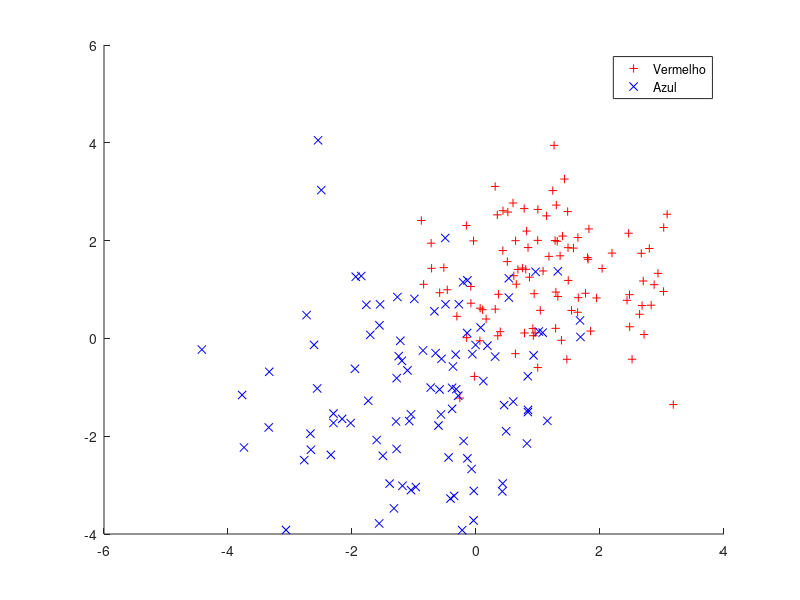

This chart was generated by the following MATLAB code: (Note: this script raises an error after producing the figure.)
training = [mvnrnd([ 1  1],   eye(2), 100); ...
            mvnrnd([-1 -1], 2*eye(2), 100)];
group = [repmat(1,100,1); repmat(2,100,1)];
gscatter(training(:,1),training(:,2),group,'rb','+x');
legend('Vermelho', 'Azul');
hold on;

sample = unifrnd(-5, 5, 100, 2);
% Classify the sample using the nearest neighbor classification
c = knnclassify(sample, training, group, 3);
gscatter(sample(:,1),sample(:,2),c,'mc'); hold on;
legend('Training group 1','Training group 2', ...
       'Data in group 1','Data in group 2');
hold off; 

%%%%%%%%%%%%%%%%

%# image size
sz = [25,42];

%# training images
numTrain = 200;
trainData = zeros(numTrain,prod(sz));
for i=1:numTrain
    img = imread( sprintf('train/image_%03d.jpg',i) );
    trainData(i,:) = img(:);
end

%# testing images
numTest = 200;
testData = zeros(numTest,prod(sz));
for i=1:numTest
    img = imread( sprintf('test/image_%03d.jpg',i) );
    testData(i,:) = img(:);
end

%# target class (I'm just using random values. Load your actual values instead)
trainClass = randi([1 5], [numTrain 1]);
testClass = randi([1 5], [numTest 1]);

%# compute pairwise distances between each test instance vs. all training data
D = pdist2(testData, trainData, 'euclidean');
[D,idx] = sort(D, 2, 'ascend');

%# K nearest neighbors
K = 5;
D = D(:,1:K);
idx = idx(:,1:K);

%# majority vote
prediction = mode(trainClass(idx),2);

%# performance (confusion matrix and classification error)
C = confusionmat(testClass, prediction);
err = sum(C(:)) - sum(diag(C))